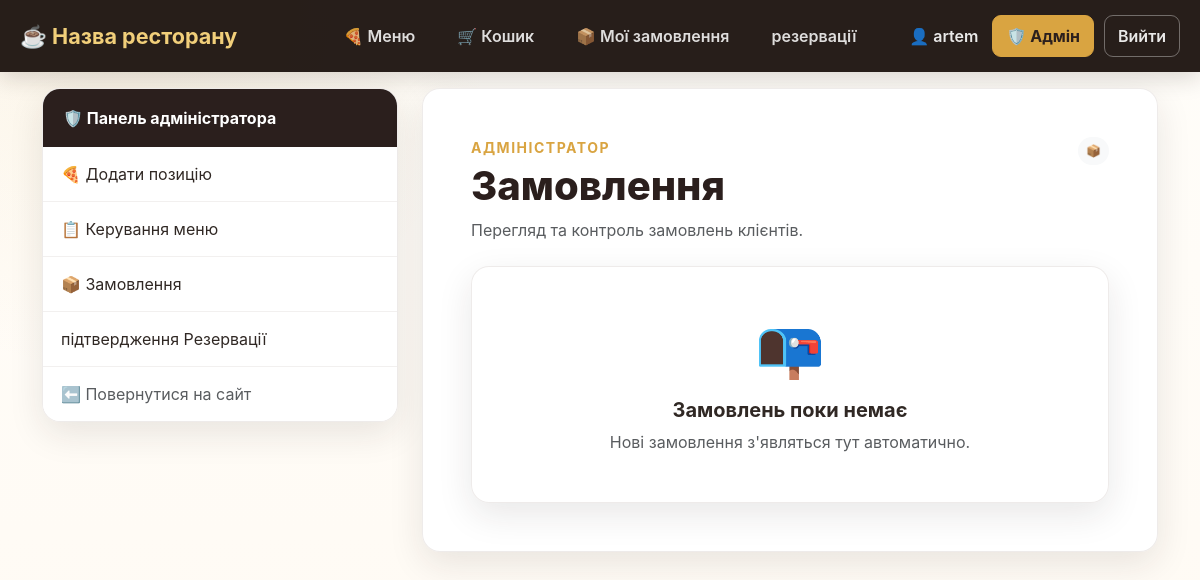
Page /admin/orders (signed in) on the earlier database version.
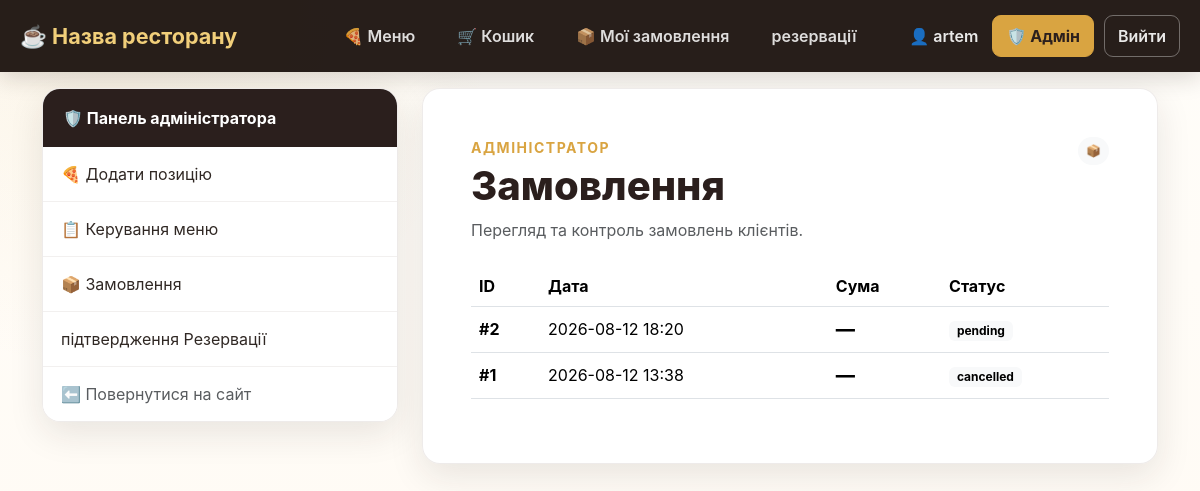
Same page on the later database version.
### online_restaurant_db.py (models this page shows)
class Base(DeclarativeBase):
    pass

class Orders(Base):
    __tablename__ = "orders"
    id: Mapped[int] = mapped_column(primary_key=True)
    order_list: Mapped[dict] = mapped_column(JSON)
    order_time: Mapped[datetime] = mapped_column(DateTime)
    user_id: Mapped[int] = mapped_column(ForeignKey('users.id'))
    status: Mapped[str] = mapped_column(String(20), default='pending')
    user = relationship("Users", foreign_keys="Orders.user_id", back_populates="orders")

### online_restaurant.py (the view)
@app.route('/admin/orders')
@login_required
@admin_required
def admin_orders():
    with Session() as cursor:
        orders = (
            cursor.query(Orders)
            .options(joinedload(Orders.user))
            .order_by(Orders.order_time.desc())
            .all()
        )
    return render_template(
        'admin_orders.html',
        orders=orders
    )

### online_restaurant.py (called while the page is built)
@app.before_request
def ensure_csrf_token():
    if "csrf_token" not in session:
        session["csrf_token"] = secrets.token_hex(16)

def admin_required(function):
    @wraps(function)
    @login_required
    def decorated_function(*args, **kwargs):
        if current_user.role != 'admin':
            return redirect(url_for('home'))
        return function(*args, **kwargs)
    return decorated_function

@login_manager.user_loader
def load_user(user_id):
    with Session() as session:
        user = session.query(Users).filter_by(id = user_id).first()
        if user:
            return user

@app.after_request
def apply_csp(response):
    nonce = secrets.token_urlsafe(16)  # Генеруємо випадковий nonce для дозволених скриптів
    csp = (
        f"default-src 'self'; "
        f"script-src 'self' 'nonce-{nonce}'; "
        f"style-src 'self'; "
        f"frame-ancestors 'none'; "
        f"base-uri 'self'; "
        f"form-action 'self'"
    )
    response.headers["Content-Security-Policy"] = csp
    response.set_cookie('nonce', nonce)
    return response

### templates/admin_orders.html (shortened to what this page needs)
<!DOCTYPE html>
<html lang="uk">
<head>
    <link rel="stylesheet" href="{{ url_for('static', filename='css/bootstrap.min.css') }}">
    <link rel="stylesheet" href="{{ url_for('static', filename='css/restaurant.css') }}">
</head>
<body>
{% include '_navigation.html' %}
<main class="container pb-5">
    <div class="row g-4">
        <aside class="col-lg-4">
            {% include '_admin_navigation.html' %}
        </aside>
        <section class="col-lg-8">
            <div class="form-card p-4 p-md-5">
                <div class="d-flex justify-content-between align-items-start gap-3 mb-4">
                    <div>
                        <div class="text-uppercase small fw-bold"
                             style="color:var(--gold);letter-spacing:1.5px">
                            Адміністратор
                        </div>
                        <h1 class="section-title mt-1 mb-2">Замовлення</h1>
                        <p class="text-muted mb-0">
                            Перегляд та контроль замовлень клієнтів.
                        </p>
                    </div>
                    <span class="badge rounded-pill text-bg-light p-2">📦</span>
                </div>
                {% if orders is defined and orders %}
                    <div class="table-responsive">
                        <table class="table align-middle">
                            <thead>
                                <tr>
                                    <th>ID</th>
                                    <th>Дата</th>
                                    <th>Сума</th>
                                    <th>Статус</th>
                                </tr>
                            </thead>
                            <tbody>
                                {% for order in orders %}
                                <tr>
                                    <td class="fw-bold">
                                        #{{ order.id }}
                                    </td>
                                    <td>
                                        {{ order.order_time.strftime('%Y-%m-%d %H:%M') if order.order_time is defined else '—' }}
                                    </td>
                                    <td class="price">
                                        {{ order.total_price if order.total_price is defined else '—' }}
                                    </td>
                                    <td>
                                        <span class="badge text-bg-light">
                                            {{ order.status if order.status is defined else 'Нове' }}
                                        </span>
                                    </td>
                                </tr>
                                {% endfor %}
                            </tbody>
                        </table>
                    </div>
                {% else %}
                    <div class="feature-card text-center py-5">
                        <div class="display-4 mb-3">📭</div>
                        <h2 class="h5 fw-bold">Замовлень поки немає</h2>
                        <p class="text-muted mb-0">
                            Нові замовлення з'являться тут автоматично.
                        </p>
                    </div>
                {% endif %}
            </div>
        </section>
    </div>
</main>
</body>
</html>

Differences in the rows shown:
added Orders: id "2", order_time "2026-08-12 18:20", total_price "—", status "pending"
added Orders: id "1", order_time "2026-08-12 13:38", total_price "—", status "cancelled"
Other differences:
text no longer shown: "📭 Замовлень поки немає Нові замовлення з'являться тут автоматично."
text now shown: "ID Дата Сума Статус"
